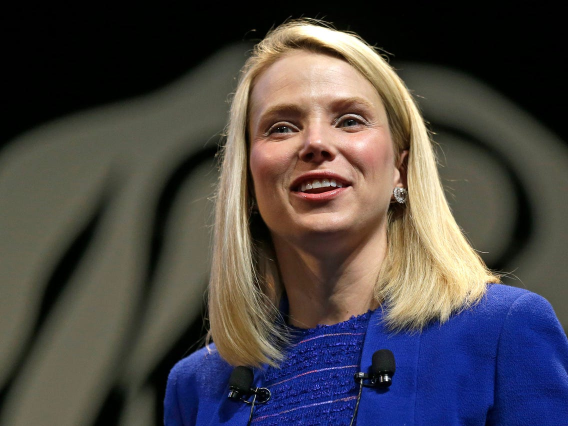
#> input picture server/test_images/marissa_mayer.jpg, 1136 x 852 px, found by its file name (shown at 1/2 size)
$ jupyter execute --allow-errors Tech_celebrity_classifier.ipynb   (shell and % lines are left out)
#> lines starting #> are read from the running program, lines starting #| are printed output that depends on the picture; after the words box and inside, x2 and y2 are one past the last pixel; in counts of white or black regions, pixels touching at a corner belong together
<h2 style='color:blue' align='center'>Tech Celebrity Image Classification<h2>

[cell 1]
import numpy as np
import cv2
import matplotlib
from matplotlib import pyplot as plt

<h3 style='color:purple'>(1) Preprocessing: Detect face and eyes</h3>

#### When we look at any image, most of the time we identify a person using a face. An image might contain multiple faces, also the face can be obstructed and not clear. The first step in our pre-processing pipeline is to detect faces from an image. Once face is detected, we will detect eyes, if two eyes are detected then only we keep that image otherwise discard it.</h4>

#### Now how do you detect face and eyes?
We will use haar cascade from opencv

[cell 2]
# read an image from the test cases available
# the image has 3 dimensions ie y and y then rgb values
img = cv2.imread("./test_images/marissa_mayer.jpg")
#> img is the input picture: shape (852, 1136, 3); mean B, G, R 70.8, 69.9, 74.3
img.shape
#> Out = (852, 1136, 3)

[cell 3]
# show the image
plt.imshow(img)

[cell 4]
# change the image to grey by removing the color
gray = cv2.cvtColor(img,cv2.COLOR_BGR2GRAY)
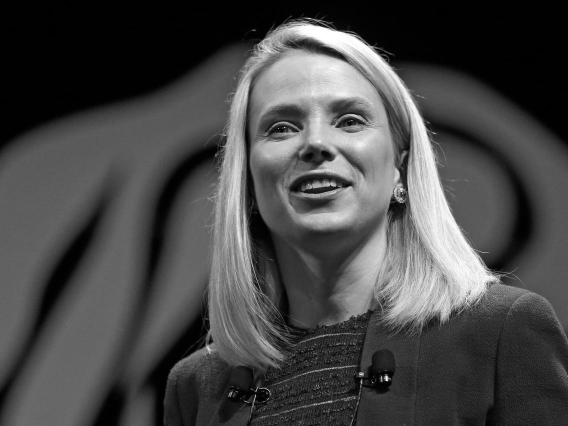
#> gray: shape (852, 1136) (shown at 1/2 size); min 0, max 255, mean 71.3
gray.shape
#> Out = (852, 1136)

[cell 5]
# the image is an array of numbers from 0-255
gray

[cell 6]
# plot the gray image
plt.imshow(gray,cmap="gray")

[cell 7]
# lets now detect the face and the eyes from the image
# refer to the Haar Cascades article about opencv-python for the code that does this
# refer to the haarcascades folder in the project, it has xml files for detecting these feature
face_cascade = cv2.CascadeClassifier("./opencv/haarcascades/haarcascade_frontalface_default.xml")
eye_cascade = cv2.CascadeClassifier("./opencv/haarcascades/haarcascade_eye.xml")
# gray is the gray image og marrisa mayer
faces = face_cascade.detectMultiScale(gray,1.3,5)
#> faces = [[437, 81, 401, 401]]
faces
#> Out = [[437, 81, 401, 401]]

The above will return an array of the face. It has 4 values ie
x, y, width and height dimensions of the image (ie the face area)

[cell 8]
# lets now print out the face
# detect first face since faces is a 3D array
(x,y,w,h) = faces[0]
#> x = 437; y = 81; w = 401; h = 401
x,y,w,h
#> Out = (437, 81, 401, 401)

[cell 9]
# draw the face out in a rectangular way in red color(rgb)
face_img = cv2.rectangle(img,(x,y),(x+w, y+h),(255,0,0),2)
plt.imshow(face_img)

[cell 10]
# Now draw the two eyes from the image
# code available in the opencv documentation
# we iterate through our faces (face_img) and then apply eye_cascade to get our region of interest
cv2.destroyAllWindows()
for (x,y,w,h) in faces:
    face_img = cv2.rectangle(img,(x,y),(x+w,y+h),(255,0,0),2)
    roi_gray = gray[y:y+h, x:x+w]
    roi_color = face_img[y:y+h, x:x+w]
    eyes = eye_cascade.detectMultiScale(roi_gray)
    for (ex,ey,ew,eh) in eyes:
        cv2.rectangle(roi_color,(ex,ey),(ex+ew,ey+eh),(0,255,0),2)
#> this loop made 1 pass
#> (x, y, w, h, eyes) on pass 1: (437, 81, 401, 401, [[229, 128, 71, 71]])
#> pass 1, `roi_gray = gray[y:y+h, x:x+w]`:
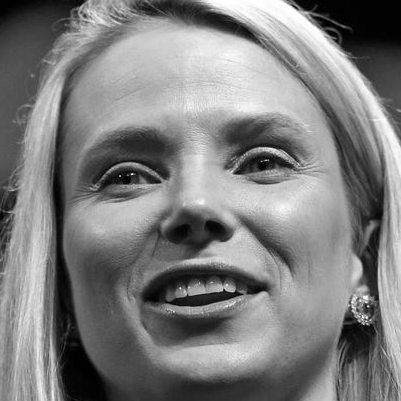
#> roi_gray: shape (401, 401); min 0, max 255, mean 125.5
#> pass 1, `roi_color = face_img[y:y+h, x:x+w]`:
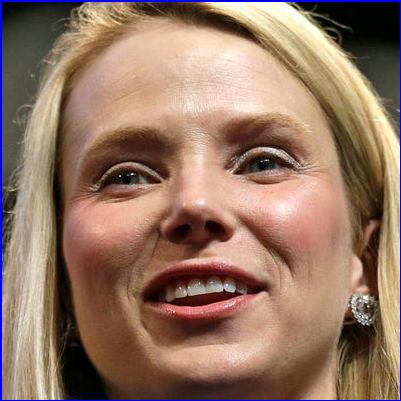
#> roi_color: shape (401, 401, 3); mean B, G, R 99.1, 117.5, 147.8
#> after the loop:
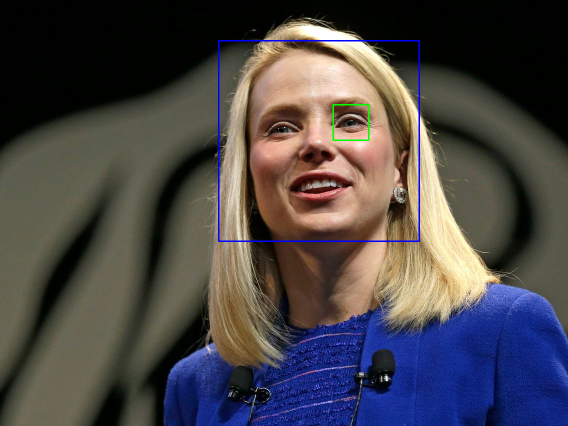
#> img: shape (852, 1136, 3) (shown at 1/2 size); mean B, G, R 71.6, 69.5, 73.6
#> after the loop:
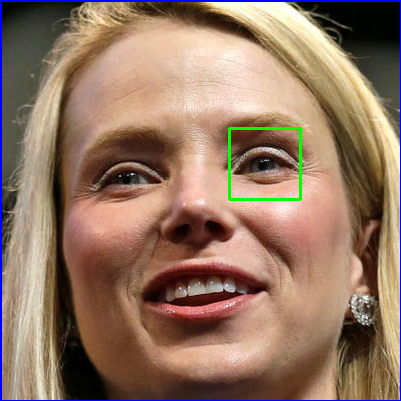
#> roi_color: shape (401, 401, 3); 0.53% of pixels changed, all inside (x1, y1, x2, y2) = (228, 127, 302, 201)


plt.figure()
plt.imshow(face_img, cmap='gray')
plt.show()

[cell 11]
# plot the cropped face from the image
plt.imshow(roi_color,cmap="gray")

So we will be cropping the face image for all the images and then storing the cropped faces per tech celebrity for model training

[cell 12]
# see the dimensions of the cropped image showing the region of interest, roi
cropped_img = np.array(roi_color)
cropped_img.shape
#> Out = (401, 401, 3)

<h3 style='color:purple'> Preprocessing: Crop the facial region of the image</h3>

##### We will write a function to store all the cropped images in respective folders

[cell 13]
# we shall use image path to get the image
# we then read the image, convert it to gray, detect the face and
# if we get number of eyes >=2, return the region of interest
def get_cropped_image_if_2_eyes(image_path):
    # print(f"Processing image: {image_path}")

#> called with image_path = './test_images/marissa_mayer.jpg'
    img = cv2.imread(image_path)

    # Check if the image is successfully loaded
    if img is None:
        # print(f"Error loading image: {image_path}")
        return None

    gray = cv2.cvtColor(img, cv2.COLOR_BGR2GRAY)
    faces = face_cascade.detectMultiScale(gray, 1.3, 5)
#> faces = [[437, 81, 401, 401]]

    for (x, y, w, h) in faces:
        roi_gray = gray[y:y+h, x:x+w]
        roi_color = img[y:y+h, x:x+w]
        eyes = eye_cascade.detectMultiScale(roi_gray)
        if len(eyes) >= 2:
            return roi_color  # will return the first image

    # print(f"No two eyes detected in image: {image_path}")
    return None

#### now use the function on marrisa mayer's image

[cell 14]
# this is the original image
original_image = cv2.imread("./test_images/marissa_mayer.jpg")
plt.imshow(original_image)

[cell 15]
# call the function on the image
cropped_image = get_cropped_image_if_2_eyes("./test_images/marissa_mayer.jpg")
#> (the rest of this cell did not finish here and is left out)

We want to ignore the images (return nothing) if the two eyes are not clearly captured (testing the other image with both eyes not visible)

[cell 16]
# now use the image without both eyes
org_image_obstructed = cv2.imread("./test_images/elon_musk_obstructed.jpg")
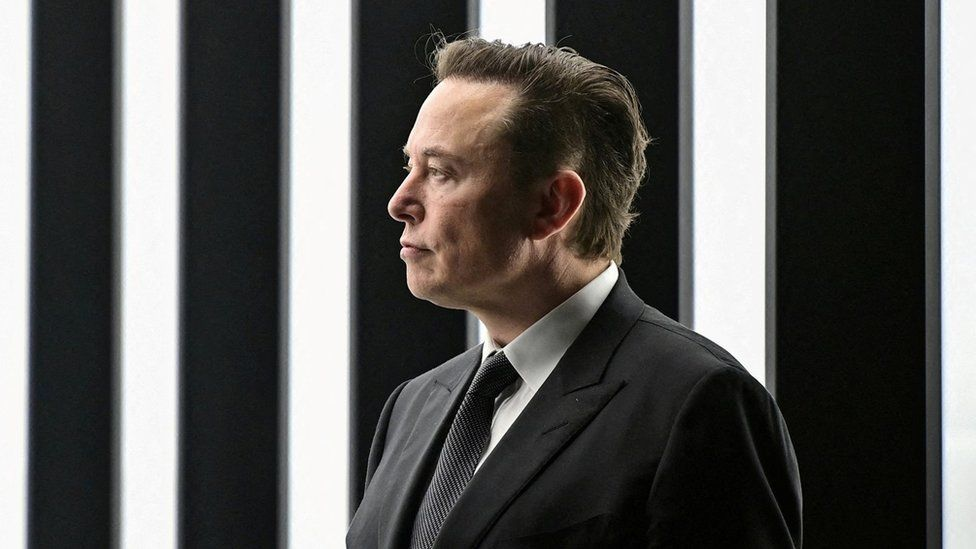
#> input picture model/test_images/elon_musk_obstructed.jpg, 976 x 549 px, found by its file name
#> org_image_obstructed is the input picture: shape (549, 976, 3); mean B, G, R 87.5, 89.6, 90.4
plt.imshow(org_image_obstructed)

[cell 17]
cropped_image_no_2_eyes = get_cropped_image_if_2_eyes('./test_images/elon_musk_obstructed.jpg')
#> call 2 of get_cropped_image_if_2_eyes, with image_path = './test_images/elon_musk_obstructed.jpg'
#> in get_cropped_image_if_2_eyes (call 2), `gray = cv2.cvtColor(img, cv2.COLOR_BGR2GRAY)`:
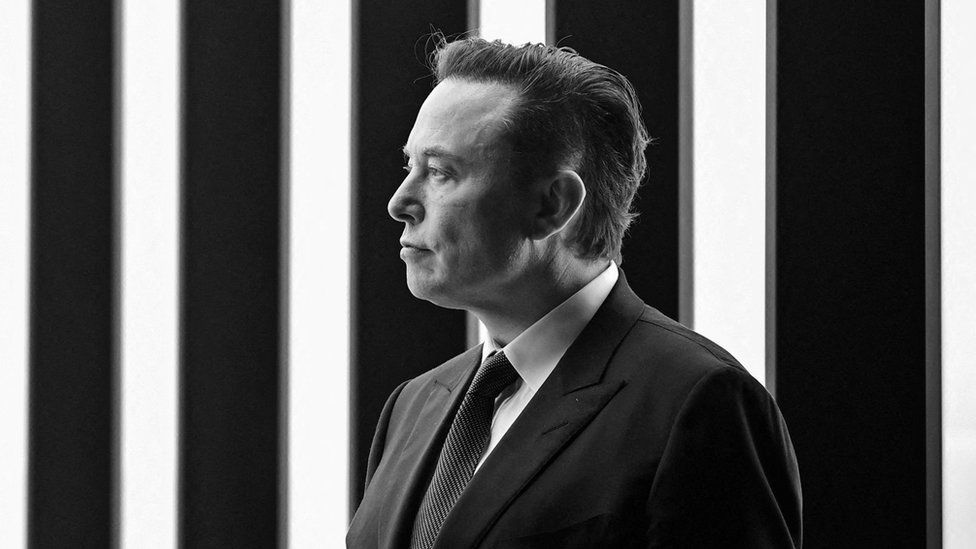
#> gray: shape (549, 976); min 0, max 255, mean 89.6
#> in get_cropped_image_if_2_eyes (call 2), `faces = face_cascade.detectMultiScale(gray, 1.3, 5)`: faces = ()
cropped_image_no_2_eyes

Notice that the above image is ignored since both eyes are not captured

#### Create a cropped folder to store cropped images for every tech celebrity

[cell 18]
path_to_data = "./dataset/"
path_to_cr_data = "./dataset/cropped/"

[cell 19]
# first store the path of all the individual folders in a list
# then go thru all the subdirectories of the dataset folder and then store them in mg_dirs
import os
img_dirs = []
for entry in os.scandir(path_to_data):
    if entry.is_dir():
        img_dirs.append(entry.path)

[cell 20]
# print the directories
img_dirs

#### create cropped folder if it does not exist

[cell 21]
import shutil
# remove cropped folder if it exists else create it
if os.path.exists(path_to_cr_data):
    shutil.rmtree(path_to_cr_data)
os.mkdir(path_to_cr_data)

Iterate through each of these images

[cell 22]
# create cropped_image_dirs to store cropped images for each of the celebrities
# split the image directory into 2 eg ./dataset/elon_musk' will be split into dataset and elon_musk
# then store the results in a list, [-1] will then return the last element in the list ie celeb name
cropped_image_dirs = []
celebrity_file_names_dict = {}
for img_dir in img_dirs:
    celebrity_name = img_dir.split("/")[-1]
    print(celebrity_name)

[cell 23]
# create cropped_image_dirs to store cropped images for each of the celebrities
# split the image directory into 2 eg ./dataset/elon_musk' will be split into dataset and elon_musk
# then store the results in a list, [-1] will then return the last element in the list ie celeb name
# iterate thru all the images of the resultant folders and then get a cropped image with both eyes
cropped_image_dirs = []
celebrity_file_names_dict = {}
for img_dir in img_dirs:
    # initialize count for images
    count = 1
    celebrity_name = img_dir.split('/')[-1]
    print(celebrity_name)

    celebrity_file_names_dict[celebrity_name] = []

    for entry in os.scandir(img_dir): #iterate and call function on each file and get cropped face if eyes are visible
        roi_color = get_cropped_image_if_2_eyes(entry.path)
        # if both eyes are visible as before, store image in cropped folder
        if roi_color is not None: #create a cropped folder containing path and celeb name
            cropped_folder = path_to_cr_data + celebrity_name
            # create the folder if not exist
            if not os.path.exists(cropped_folder):
                os.makedirs(cropped_folder)
                cropped_image_dirs.append(cropped_folder)
                # print the generated folder
                print("Generating cropped images in folder: ", cropped_folder)
            # generate the name of the file/image eg elon_musk1.png
            cropped_file_name = celebrity_name + str(count) + ".png"
            cropped_file_path = cropped_folder + "/" + cropped_file_name

            # save roi_color in the cropped file path
            cv2.imwrite(cropped_file_path, roi_color) # write path and img with roi
            # store the name of all image file paths into a dictionary
            celebrity_file_names_dict[celebrity_name].append(cropped_file_path)
            count+=1

#### Notice that print statements for debugging were commented out in get_cropped_image_if_2_eyes code to avoid less output.

### Now you should have cropped folder under datasets folder that contains cropped images
### Manually examine cropped folder and delete any unwanted images

<h2 style='color:purple'>(2) Feature Engineering</h2>
Here, we extract special features like eyes, nose, lips etc. Goal is to get X and y which we can use to train model

#### Do wavelet transformation
Helps extract important features from the image. Example below

[cell 24]
# function from stackoverflow
import numpy as np
import pywt
import cv2

def w2d(img, mode='haar', level=1):
#> called with mode = 'db1', level = 5
    imArray = img
    #Datatype conversions
    #convert to grayscale
    imArray = cv2.cvtColor( imArray,cv2.COLOR_RGB2GRAY )
    #convert to float
    imArray =  np.float32(imArray)
    imArray /= 255;
    # compute coefficients
    coeffs=pywt.wavedec2(imArray, mode, level=level)
#> coeffs = 6 items

    #Process Coefficients
    coeffs_H=list(coeffs)
#> coeffs_H = 6 items
    coeffs_H[0] *= 0;

    # reconstruction
    imArray_H=pywt.waverec2(coeffs_H, mode);
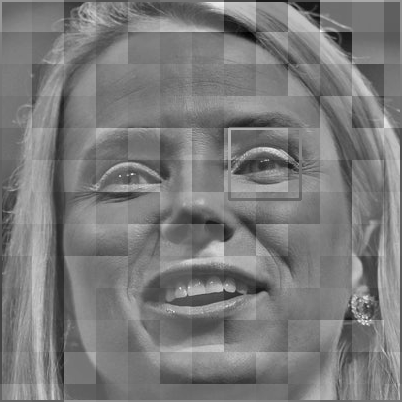
#> imArray_H: shape (402, 402) float32; min -0.692, max 0.748, mean 0.00326; drawn with min black and max white
    imArray_H *= 255;
    imArray_H =  np.uint8(imArray_H)
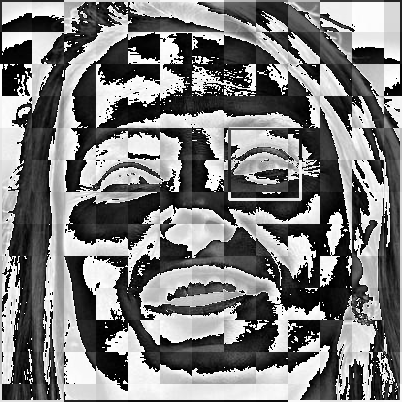
#> imArray_H: shape (402, 402); min 0, max 255, mean 123.1

    return imArray_H

[cell 25]
# lets try marissa mayer's cropped facial image
im_har = w2d(cropped_img,'db1',5)
plt.imshow(im_har, cmap='gray')

You can see above a wavelet transformed image (marissa_mayer) that gives clues on facial features such as eyes, nose, lips etc. This along with raw pixel image can be used as an input for our classifier. Notice that the area of each feature is differentiated </br>
To clearly understand this, research about frequency domain, time domain, signal processing, fourier transformation etc Details check Iman's youtube channel, 3Blue1Brown youtube channel.

#### Lets now do wavelet transform for all the images in the folders
We will vertically stack the images together ie both the raw and the transformed. This is serve a the input for the classifier

[cell 26]
# Lets go back and rebuild the dictionary coz we deleted some images
celebrity_file_names_dict = {}
for img_dir in cropped_image_dirs:
    celebrity_name = img_dir.split('/')[-1]
    file_list = []
    for entry in os.scandir(img_dir):
        file_list.append(entry.path)
    celebrity_file_names_dict[celebrity_name] = file_list
celebrity_file_names_dict

#### Images in cropped folder can be used for model training. We will use these raw images along with wavelet transformed images to train our classifier. Let's prepare X and y now

[cell 27]
# generate y as a number ie generate a class dictionary from the celebrit names
class_dict = {}
count = 0
for celebrity_name in celebrity_file_names_dict.keys():
    class_dict[celebrity_name] = count
    count = count+1
class_dict
